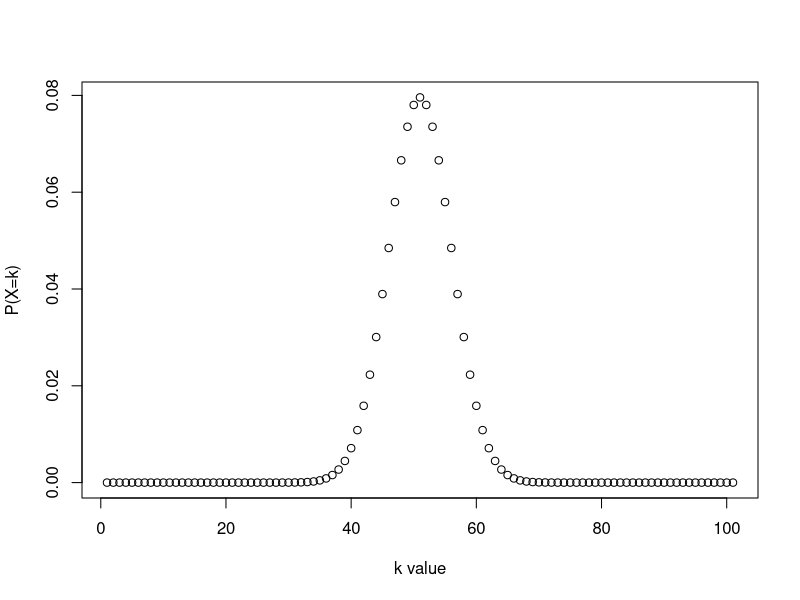
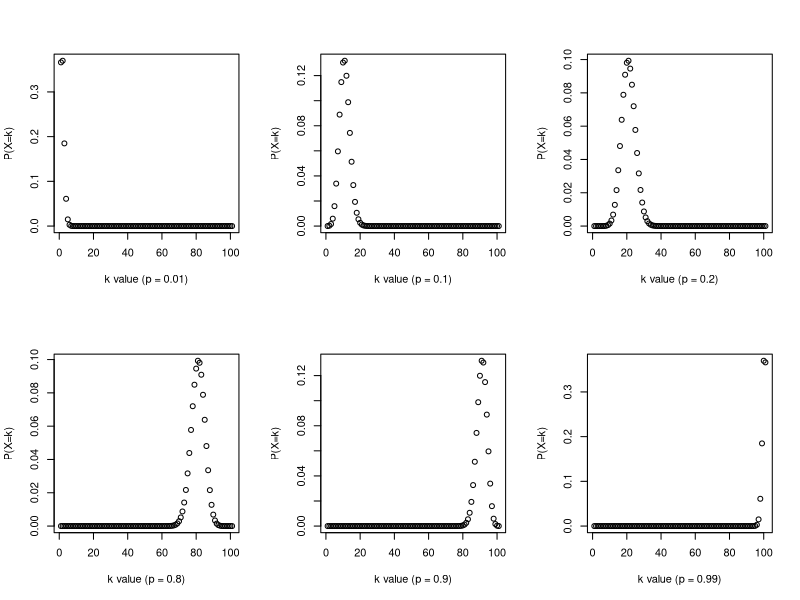

These charts were generated, in order, by the following R code:
## ---- chunk 1
knitr::opts_chunk$set(echo = TRUE)
## ---- chunk 2
n <- 100
p <- 0.5
k <- 0:100
pmf.x <- choose(n,k) * (p^k) * (1-p)^(n-k)
plot(pmf.x, xlab="k value", ylab="P(X=k)")
## ---- chunk 3
# because r indexes by 1 and we are starting our vector at 0, we have to use 50+1
cat("PMF of X for k = 50 is:", pmf.x[51])
## ---- chunk 4
var.x <- n*p*(1-p)
cat("The variance of E(X) is:",var.x)
## ---- chunk 5
cat("The standard deviation of E(X) is:",sqrt(var.x))
## ---- chunk 6
# calculate the sum of PMF(X=k) for 45 <= k <=55 (add 1 to the index to get the range)
cat("We would expect k to fall within our interval, 45 to 55, ",
    100 * sum(pmf.x[46:56]),"% of the time.")
## ---- chunk 7
n <- 100
p <- c(0.01,0.1,0.2,0.8,0.9,0.99)
k <- 0:n
par(mfrow=c(2,3))
pmf.xs <- matrix(nrow=6,ncol=length(k))
for (row in 1:length(p)){
  pmf.xs[row,] <- choose(n,k) * (p[row]^k) * (1-p[row])^(n-k)
  plot(pmf.xs[row,], xlab=paste("k value (p = ",p[row], ")", sep=""),ylab="P(X=k)")
}
cat("The max values of our PMFs for 6 diffierent p values were:\n"
    ,round(apply(pmf.xs, 1, max),digit=4))
cat("The min values of our PMFs for 6 diffierent p values were:\n", 
    round(apply(pmf.xs, 1, min),digit=4))
## ---- chunk 8
p <- .5
cat("Our 95 confidence interval is (",n*p - (2 * sqrt(var.x)), ", ",
    n*p + (2 * sqrt(var.x)),").", sep="")
## ---- chunk 9
index <- 51
sum_pmf <- pmf.x[51]
e_x <- n*p
sum_pmf
while(sum_pmf<0.25){
  sum_pmf=sum_pmf + pmf.x[index+1]
  index=index+1
}
range <- c(50-(index - 51),index-1)
cat("Our range, ",range[1]," to ",range[2]," covers ",
    round(sum(pmf.x[range[1]:range[2]+1])*100,2),"% of our PMF.",sep="")
